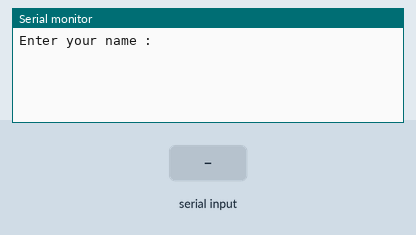
A sketch run on a simulated Arduino Uno, built with avr-gcc and run on an emulated ATmega328P. Shown: the last lines printed to the serial monitor. Inputs (shaded band) come from the test bench.

Above: at 1.2 s.
1.3 s: "90,45\n" received over Serial
At 2.8 s:
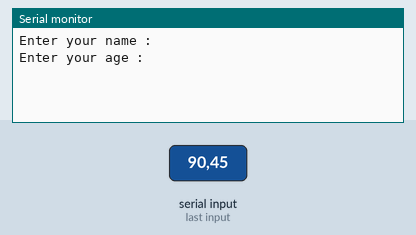
3.8 s: "30,150\n" received over Serial
At 4.7 s:
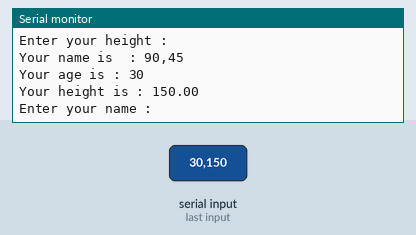
5.3 s: "0\n" received over Serial
At 6.1 s:
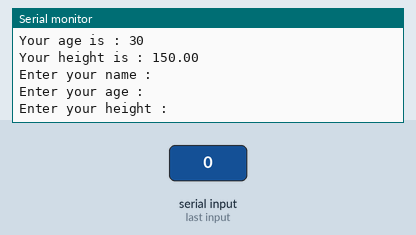

The sketch:

Lesson-12.ino
```cpp
String Name;
int age;
float height;


void setup() {
  Serial.begin(9600);

}

void loop() {
  Serial.println("Enter your name : ");
  while(Serial.available() == 0){}
  Name = Serial.readString();

  Serial.println("Enter your age : ");
  while(Serial.available() == 0){}
  age = Serial.parseInt();

  Serial.println("Enter your height : ");
  while(Serial.available() == 0){}
  height = Serial.parseFloat();

  Serial.println("\n");

  Serial.print("Your name is  : ");
  Serial.println(Name);
  Serial.print("Your age is : ");
  Serial.println(age);
  Serial.print("Your height is : ");
  Serial.println(height);

  Serial.println();

}
```

Measured:
- after the input at 1.3 s, the serial monitor: prints a new line after 1.0 s (image 1)
- after the input at 3.8 s, the serial monitor: prints a new line at once (image 2)
